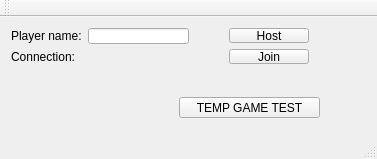
<?xml version="1.0" encoding="UTF-8"?>
<ui version="4.0">
 <class>main_windowClass</class>
 <widget class="QMainWindow" name="main_windowClass">
  <property name="geometry">
   <rect>
    <x>0</x>
    <y>0</y>
    <width>377</width>
    <height>159</height>
   </rect>
  </property>
  <property name="windowTitle">
   <string>main_window</string>
  </property>
  <widget class="QWidget" name="centralWidget">
   <widget class="QPushButton" name="testGameButton">
    <property name="geometry">
     <rect>
      <x>179</x>
      <y>80</y>
      <width>141</width>
      <height>21</height>
     </rect>
    </property>
    <property name="text">
     <string>TEMP GAME TEST</string>
    </property>
   </widget>
   <widget class="QWidget" name="">
    <property name="geometry">
     <rect>
      <x>0</x>
      <y>0</y>
      <width>320</width>
      <height>58</height>
     </rect>
    </property>
    <layout class="QHBoxLayout" name="horizontalLayout">
     <item>
      <layout class="QFormLayout" name="formLayout">
       <item row="0" column="0">
        <widget class="QLabel" name="localPlayerLabel">
         <property name="text">
          <string>Player name:</string>
         </property>
        </widget>
       </item>
       <item row="0" column="1">
        <widget class="QLineEdit" name="localPlayerEdit"/>
       </item>
       <item row="1" column="0">
        <widget class="QLabel" name="textConnectionStatusLabel">
         <property name="text">
          <string>Connection:</string>
         </property>
        </widget>
       </item>
       <item row="1" column="1">
        <widget class="QLabel" name="connectionStatusLabel">
         <property name="text">
          <string>&lt;no info&gt;</string>
         </property>
        </widget>
       </item>
      </layout>
     </item>
     <item>
      <spacer name="horizontalSpacer">
       <property name="orientation">
        <enum>Qt::Orientation::Horizontal</enum>
       </property>
       <property name="sizeHint" stdset="0">
        <size>
         <width>40</width>
         <height>20</height>
        </size>
       </property>
      </spacer>
     </item>
     <item>
      <layout class="QVBoxLayout" name="verticalLayout">
       <item>
        <widget class="QPushButton" name="hostButton">
         <property name="text">
          <string>Host</string>
         </property>
        </widget>
       </item>
       <item>
        <widget class="QPushButton" name="joinButton">
         <property name="text">
          <string>Join</string>
         </property>
        </widget>
       </item>
      </layout>
     </item>
    </layout>
   </widget>
  </widget>
  <widget class="QMenuBar" name="menuBar">
   <property name="geometry">
    <rect>
     <x>0</x>
     <y>0</y>
     <width>377</width>
     <height>21</height>
    </rect>
   </property>
  </widget>
  <widget class="QToolBar" name="mainToolBar">
   <attribute name="toolBarArea">
    <enum>TopToolBarArea</enum>
   </attribute>
   <attribute name="toolBarBreak">
    <bool>false</bool>
   </attribute>
  </widget>
  <widget class="QStatusBar" name="statusBar"/>
 </widget>
 <layoutdefault spacing="6" margin="11"/>
 <resources>
  <include location="main_window.qrc"/>
 </resources>
 <connections/>
</ui>
